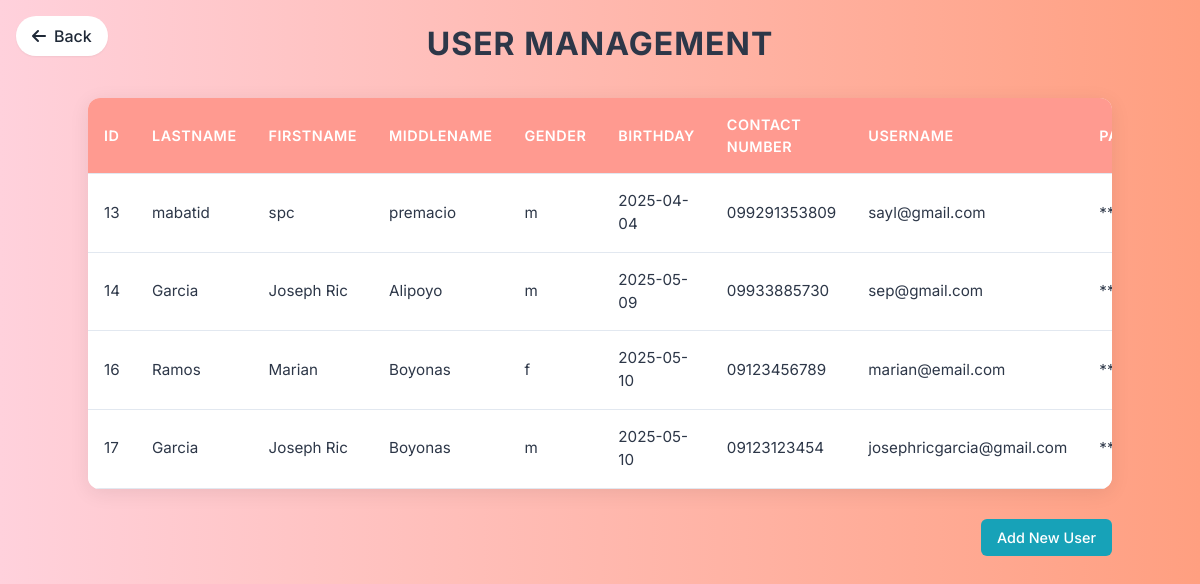
Screenshot of /view.php (signed in) with the database file from the repository.
### tables this page shows
CREATE TABLE `user` (
  `id` int(11) NOT NULL,
  `lastname` varchar(50) NOT NULL,
  `firstname` varchar(50) NOT NULL,
  `middlename` varchar(50) NOT NULL,
  `gender` varchar(1) NOT NULL,
  `birthdate` date NOT NULL,
  `contact_no` varchar(15) NOT NULL,
  `username` varchar(50) NOT NULL,
  `password` varchar(100) NOT NULL,
  `role` enum('user','admin') DEFAULT 'user'
);

### view.php (the view, shortened to what this page needs)
<?php
include 'conn.php';
$sql = "SELECT * FROM user";
$result = $dbhandle->query($sql);
?>
<!DOCTYPE html>
<html lang="en">
<head>
    <link rel="stylesheet" href="css/view.css">
    <script src="https://cdn.tailwindcss.com"></script>
    <link rel="stylesheet" href="https://cdnjs.cloudflare.com/ajax/libs/font-awesome/6.4.0/css/all.min.css">
</head>
<body>
    <div class="absolute top-4 left-4">
        <a href="home.php" class="bg-white hover:bg-[rgba(255,111,97,0.7)] text-gray-800 font-medium py-2 px-4 rounded-full shadow-sm transition-all duration-300 flex items-center">
            <i class="fas fa-arrow-left mr-2"></i>
            Back
        </a>
    </div>
    <div class="container">
        <h2 class="title">User Management</h2>
        <div class="table-container">
            <table class="user-table">
                <thead>
                    <tr>
                        <th>ID</th>
                        <th>Lastname</th>
                        <th>Firstname</th>
                        <th>Middlename</th>
                        <th>Gender</th>
                        <th>Birthday</th>
                        <th>Contact Number</th>
                        <th>Username</th>
                        <th>Password</th>
                    </tr>
                </thead>
                <tbody>
                    <?php
                    if ($result->num_rows > 0) {
                        while ($row = $result->fetch_assoc()) {
                            echo "<tr>";
                            echo "<td>" . $row['id'] . "</td>";
                            echo "<td>" . $row['lastname'] . "</td>";
                            echo "<td>" . $row['firstname'] . "</td>";
                            echo "<td>" . $row['middlename'] . "</td>";
                            echo "<td>" . $row['gender'] . "</td>";
                            echo "<td>" . $row['birthdate'] . "</td>";
                            echo "<td>" . $row['contact_no'] . "</td>";
                            echo "<td>" . $row['username'] . "</td>";
                            echo "<td>*********</td>";
                            echo "</tr>";
                        }
                    } else {
                        echo "<tr><td colspan='11' class='no-data'>No users found</td></tr>";
                    }
                    ?>
                </tbody>
            </table>
        </div>
        <div class="add-user-container">
            <a href="add_user.php" class="action-btn add-btn">Add New User</a>
        </div>
    </div>
</body>
</html>

### css/view.css (style rules this page uses)
* { margin: 0; padding: 0; box-sizing: border-box; font-family: 'Inter', sans-serif; }
body { background: linear-gradient(to right, #FFD1DC, #FF9F80); min-height: 100vh; padding: 20px; }
.container { max-width: 1400px; margin: 0 auto; }
.title { font-size: 2rem; font-weight: 700; color: #2d3748; text-align: center; margin-bottom: 30px; text-transform: uppercase; letter-spacing: 1px; }
.table-container { background: #ffffff; border-radius: 12px; box-shadow: 0 4px 20px rgba(0, 0, 0, 0.08); overflow: hidden; margin-bottom: 30px; }
.user-table { width: 100%; border-collapse: separate; border-spacing: 0; }
th, td { padding: 16px; text-align: left; border-bottom: 1px solid #e2e8f0; }
th { background: rgba(255, 111, 97, 0.7); color: white; font-weight: 600; text-transform: uppercase; font-size: 0.9rem; letter-spacing: 0.5px; }
td { background: #ffffff; color: #2d3748; font-size: 0.95rem; }
tr { transition: transform 0.2s ease, box-shadow 0.2s ease; }
.action-btn { display: inline-block; text-decoration: none; padding: 8px 16px; border-radius: 6px; font-size: 0.9rem; font-weight: 500; transition: all 0.3s ease; min-width: 80px; text-align: center; }
.add-btn { background: #17a2b8; color: white; }
.add-user-container { display: flex; justify-content: flex-end; margin-top: 20px; }

### rows the page displays
user: id "13", lastname "mabatid", firstname "spc", middlename "premacio", gender "m", birthdate "2025-04-04", contact_no "099291353809", username "sayl@gmail.com"
user: id "14", lastname "Garcia", firstname "Joseph Ric", middlename "Alipoyo", gender "m", birthdate "2025-05-09", contact_no "09933885730", username "sep@gmail.com"
user: id "16", lastname "Ramos", firstname "Marian", middlename "Boyonas", gender "f", birthdate "2025-05-10", contact_no "09123456789", username "marian@email.com"
user: id "17", lastname "Garcia", firstname "Joseph Ric", middlename "Boyonas", gender "m", birthdate "2025-05-10", contact_no "09123123454", username "josephricgarcia@gmail.com"
